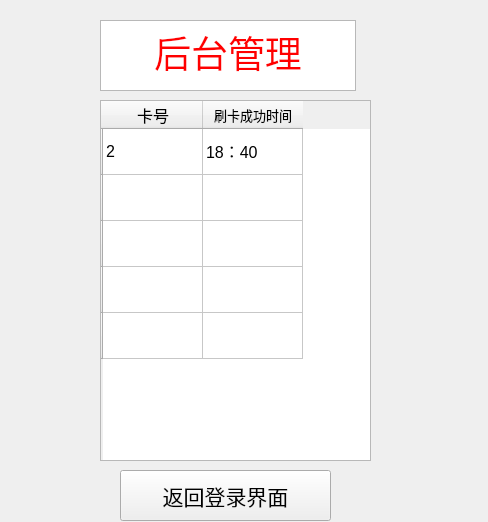
<?xml version="1.0" encoding="UTF-8"?>
<ui version="4.0">
 <class>Form</class>
 <widget class="QWidget" name="Form">
  <property name="geometry">
   <rect>
    <x>0</x>
    <y>0</y>
    <width>488</width>
    <height>522</height>
   </rect>
  </property>
  <property name="font">
   <font>
    <family>Arial</family>
    <pointsize>28</pointsize>
   </font>
  </property>
  <property name="windowTitle">
   <string>Form</string>
  </property>
  <widget class="QTextBrowser" name="textBrowser">
   <property name="geometry">
    <rect>
     <x>100</x>
     <y>20</y>
     <width>256</width>
     <height>71</height>
    </rect>
   </property>
   <property name="html">
    <string>&lt;!DOCTYPE HTML PUBLIC &quot;-//W3C//DTD HTML 4.0//EN&quot; &quot;http://www.w3.org/TR/REC-html40/strict.dtd&quot;&gt;
&lt;html&gt;&lt;head&gt;&lt;meta name=&quot;qrichtext&quot; content=&quot;1&quot; /&gt;&lt;style type=&quot;text/css&quot;&gt;
p, li { white-space: pre-wrap; }
&lt;/style&gt;&lt;/head&gt;&lt;body style=&quot; font-family:'Arial'; font-size:28pt; font-weight:400; font-style:normal;&quot;&gt;
&lt;p align=&quot;center&quot; style=&quot; margin-top:0px; margin-bottom:0px; margin-left:0px; margin-right:0px; -qt-block-indent:0; text-indent:0px;&quot;&gt;&lt;span style=&quot; color:#ff0000;&quot;&gt;后台管理&lt;/span&gt;&lt;/p&gt;&lt;/body&gt;&lt;/html&gt;</string>
   </property>
  </widget>
  <widget class="QTableWidget" name="tableWidget">
   <property name="geometry">
    <rect>
     <x>100</x>
     <y>100</y>
     <width>271</width>
     <height>361</height>
    </rect>
   </property>
   <property name="font">
    <font>
     <family>Arial</family>
     <pointsize>12</pointsize>
    </font>
   </property>
   <row>
    <property name="text">
     <string/>
    </property>
   </row>
   <row>
    <property name="text">
     <string/>
    </property>
   </row>
   <row>
    <property name="text">
     <string/>
    </property>
   </row>
   <row>
    <property name="text">
     <string/>
    </property>
   </row>
   <row>
    <property name="text">
     <string/>
    </property>
   </row>
   <column>
    <property name="text">
     <string>卡号</string>
    </property>
   </column>
   <column>
    <property name="text">
     <string>刷卡成功时间</string>
    </property>
    <property name="font">
     <font>
      <family>Arial</family>
      <pointsize>10</pointsize>
     </font>
    </property>
   </column>
   <item row="0" column="0">
    <property name="text">
     <string>2</string>
    </property>
   </item>
   <item row="0" column="1">
    <property name="text">
     <string>18：40</string>
    </property>
   </item>
  </widget>
  <widget class="QPushButton" name="pushButton">
   <property name="geometry">
    <rect>
     <x>120</x>
     <y>470</y>
     <width>211</width>
     <height>51</height>
    </rect>
   </property>
   <property name="font">
    <font>
     <family>Arial</family>
     <pointsize>16</pointsize>
    </font>
   </property>
   <property name="text">
    <string>返回登录界面</string>
   </property>
  </widget>
 </widget>
 <resources/>
 <connections/>
</ui>
